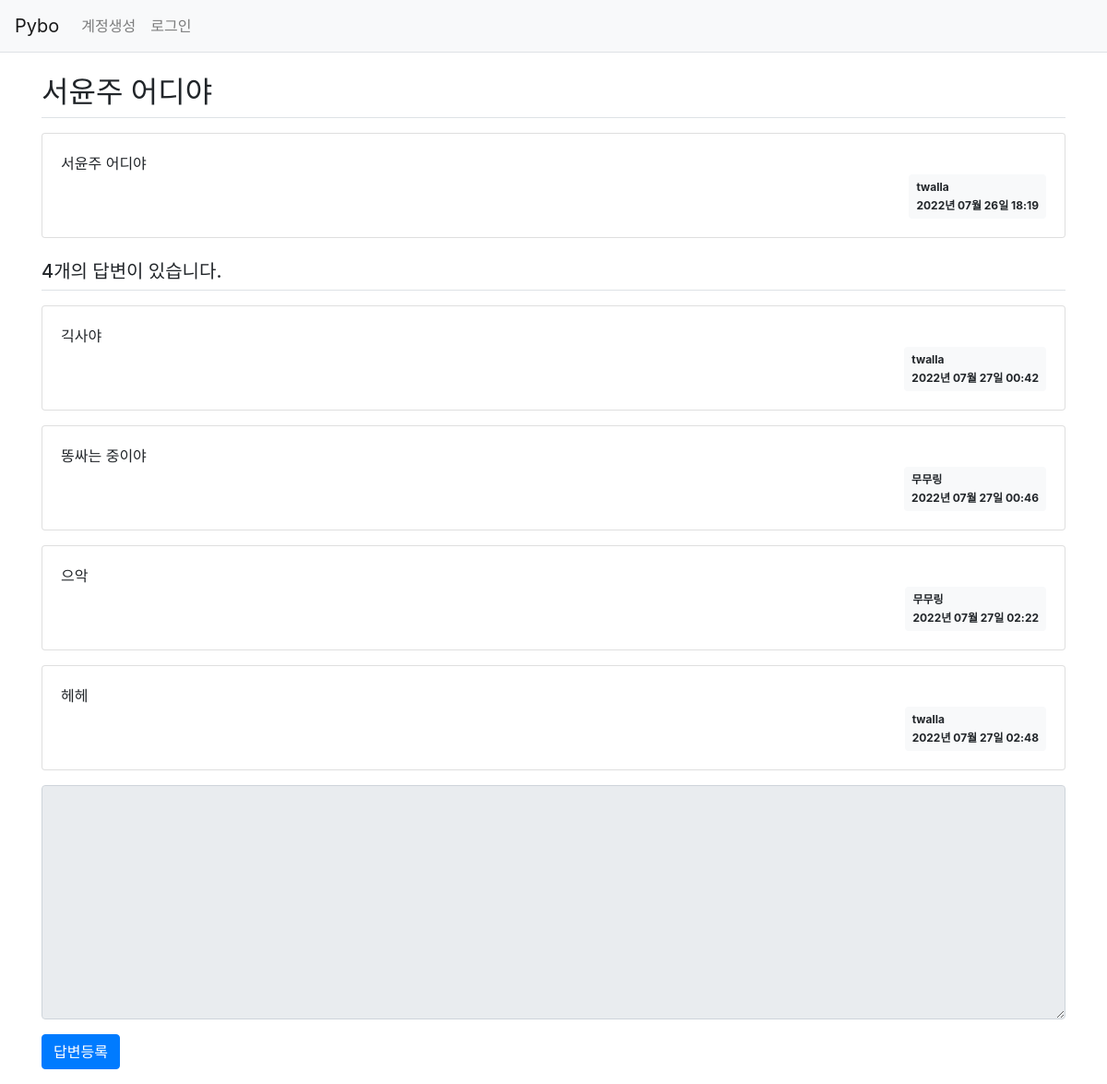
Page /question/detail/306/ on the committed database.
### pybo/models.py (models this page shows)
class Question(db.Model):
    id = db.Column(db.Integer, primary_key = True)
    subject = db.Column(db.String(200), nullable = False)
    content = db.Column(db.Text(), nullable = False)
    create_date = db.Column(db.DateTime(), nullable = False)
    user_id = db.Column(db.Integer, db.ForeignKey('user.id', ondelete='CASCADE'), nullable=False)
    user = db.relationship('User', backref=db.backref('question_set'))
    modify_date = db.Column(db.DateTime(), nullable=True)

class User(db.Model):
    id = db.Column(db.Integer, primary_key = True)
    username = db.Column(db.String(150), unique = True, nullable = False)
    password = db.Column(db.String(200), nullable = False)
    email = db.Column(db.String(120), unique = True, nullable = False)

class Answer(db.Model):
    id = db.Column(db.Integer, primary_key = True)
    question_id = db.Column(db.Integer, db.ForeignKey("question.id", ondelete = "CASCADE"))
    question = db.relationship("Question", backref = db.backref("answer_set", cascade = 'all, delete-orphan'))
    content = db.Column(db.Text(), nullable = False)
    create_date = db.Column(db.DateTime(), nullable = False)
    user_id = db.Column(db.Integer, db.ForeignKey('user.id', ondelete='CASCADE'), nullable=False)
    user = db.relationship('User', backref=db.backref('answer_set'))
    modify_date = db.Column(db.DateTime(), nullable=True)

### pybo/views/question_views.py (the view)
@bp.route('detail/<int:question_id>/')
def detail(question_id):
    form = AnswerForm()
    question = Question.query.get_or_404(question_id)
    return render_template('question/question_detail.html', question = question, form = form)

### pybo/forms.py
class AnswerForm(FlaskForm):
    content = TextAreaField('내용', validators = [DataRequired('내용은 필수 입력 항목입니다.')])

### pybo/filter.py (called while the page is built)
def format_datetime(value, fmt='%Y년 %m월 %d일 %H:%M'):
    return value.strftime(fmt)

### pybo/views/auth_views.py (called while the page is built)
@bp.before_app_request
def load_logged_in_user():
    user_id = session.get('user_id')
    if user_id is None:
        g.user = None
    else:
        g.user = User.query.get(user_id)

### pybo/templates/question/question_detail.html (shortened to what this page needs)
{% extends 'base.html' %}
{% block content %}
<div class = "container my-3">
    <h2 class = "border-bottom py-2">{{ question.subject }}</h2>
    <div class = "card my-3">
        <div class = "card-body">
            <div class = "card-text" style = "white-space: pre-line;">{{ question.content }}</div>
            <div class = "d-flex justify-content-end">
                <div class = "badge badge-light p-2 text-left">
                    <div class="mb-2">{{ question.user.username }}</div>
                    <div>{{ question.create_date|datetime }}</div>
                </div>
            </div>
        </div>
    </div>
    <h5 class = "border-bottom my-3 py-2">{{ question.answer_set|length }}개의 답변이 있습니다.</h5>
    {% for answer in question.answer_set %}
    <div class = "card my-3">
        <div class = "card-body">
            <div class = "card-text" style = "white-space: pre-line;">{{ answer.content }}</div>
            <div class = "d-flex justify-content-end">
                <div class = "badge badge-light p-2 text-left">
                    <div class="mb-2">{{ answer.user.username }}</div>
                    <div>{{ answer.create_date|datetime }}</div>
                </div>
            </div>
        </div>
    </div>
    {% endfor %}
    <form action = "{{ url_for('answer.create', question_id = question.id) }}" method = "post" class = "my-3">
        <div class = "form-group">
            <textarea {% if not g.user %}disabled{% endif %} name = "content" id = "content" class = "form-control" rows = "10"></textarea>
        </div>
        <input type = "submit" value = "답변등록" class = "btn btn-primary">
    </form>
</div>
{% endblock %}

### rows in the picture
Question: subject "서윤주 어디야", content "서윤주 어디야", create_date "2022년 07월 26일 18:19"
User: user.username "twalla"
Answer: content "긱사야", user.username "twalla", create_date "2022년 07월 27일 00:42"
Answer: content "똥싸는 중이야", user.username "무무링", create_date "2022년 07월 27일 00:46"
Answer: content "으악", user.username "무무링", create_date "2022년 07월 27일 02:22"
Answer: content "헤헤", user.username "twalla", create_date "2022년 07월 27일 02:48"

### other values in the picture
{{ question.answer_set|length }} "4"
